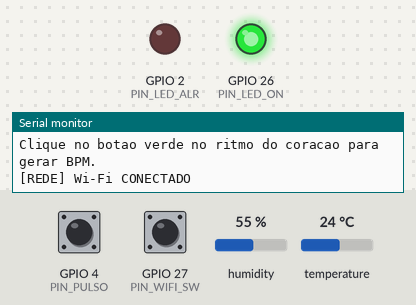
Bench run of a sketch on a simulated ESP32. On the bench: output pins drawn as LEDs (lit = HIGH), the last lines printed to the serial monitor. The inputs (shaded band) are chosen by the test bench; at power-on: GPIO 27 (PIN_WIFI_SW) HIGH, GPIO 4 (PIN_PULSO) HIGH, humidity 55 %, temperature 24 °C.

Above: at 1.4 s.
1.5 s: GPIO 27 (PIN_WIFI_SW) pulled LOW for 1 s
At 1.9 s:
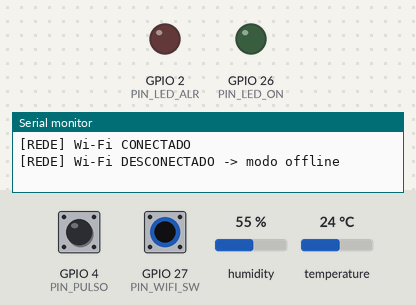
At 3.1 s:
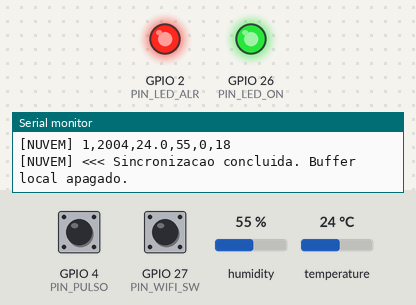
19.5 s: GPIO 27 (PIN_WIFI_SW) pulled LOW for 1 s
At 20.3 s:
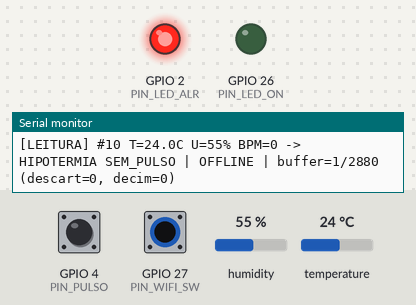
Timing chart, 0 to 22.5 s (numbered marks = the images above; inputs shaded):
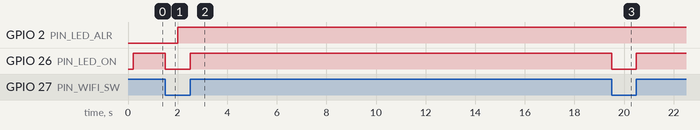

The sketch:

sketch.ino
```cpp
/*
 * ============================================================================
 *  CardioIA - Fase 3 | PARTE 1 - Armazenamento e processamento local (EDGE)
 * ============================================================================
 *  Wearable cardíaco simulado no ESP32 (Wokwi).
 *
 *  Sensores (2 sensores distintos):
 *    1) DHT22 ............ temperatura corporal (°C) + umidade relativa (%)
 *    2) Botão de pulso ... cada clique = 1 batimento -> cálculo de BPM
 *
 *  Atuadores / interface:
 *    - Chave deslizante (slide switch) .. simula a conectividade Wi-Fi
 *                                         (variável booleana wifiConectado)
 *    - LED verde ......................... indica "online"
 *    - LED vermelho ...................... indica alerta clínico
 *
 *  Lógica de Edge Computing:
 *    - Lê os sensores a cada INTERVALO_AMOSTRA_MS.
 *    - Classifica localmente cada amostra (normal / alerta), sem depender
 *      da nuvem -> o LED de alerta acende mesmo offline.
 *    - Armazena TODAS as amostras num buffer local (fila circular em RAM,
 *      ou SPIFFS em chip real, ativando USE_SPIFFS = 1).
 *    - Quando a "rede" volta, sincroniza o backlog (Serial.println = "nuvem")
 *      em ordem cronológica e apaga o armazenamento local.
 *    - Armazenamento LIMITADO: política de retenção com priorização de
 *      alertas e descarte controlado (ver relatório).
 * ============================================================================
 */

#include <Arduino.h>
#include "DHTesp.h"            // biblioteca "DHT sensor library for ESPx"

// ---------------------------------------------------------------------------
// [OPCIONAL] SPIFFS - só persiste em ESP32 FÍSICO. No Wokwi deixe 0.
// ---------------------------------------------------------------------------
#define USE_SPIFFS 0
#if USE_SPIFFS
  #include "FS.h"
  #include "SPIFFS.h"
  const char* ARQ_DADOS = "/leituras.csv";
#endif

// ---------------------------- Pinagem --------------------------------------
const int PIN_DHT     = 15;   // DATA do DHT22
const int PIN_PULSO   = 4;    // botão (batimento) -> GND, INPUT_PULLUP
const int PIN_WIFI_SW = 27;   // slide switch: HIGH = Wi-Fi conectado
const int PIN_LED_ON  = 26;   // LED verde (online)
const int PIN_LED_ALR = 2;    // LED vermelho (alerta)

// ------------------------ Parâmetros clínicos -------------------------------
// Limites definidos pelo grupo (adulto em repouso).
const float TEMP_FEBRE      = 38.0;   // °C  -> febre
const float TEMP_HIPOTERMIA = 35.0;   // °C  -> hipotermia
const int   BPM_TAQUI       = 120;    // bpm -> taquicardia
const int   BPM_BRADI       = 50;     // bpm -> bradicardia (só se houver pulso)

// ---------------------- Parâmetros de amostragem ----------------------------
const unsigned long INTERVALO_AMOSTRA_MS = 2000;  // 1 amostra a cada 2 s (demo)
                                                  // produção: 5 s
const unsigned long JANELA_BPM_MS        = 15000; // janela p/ cálculo de BPM
const unsigned long DEBOUNCE_MS          = 250;   // máx. 240 bpm

// ---------------------- Estratégia de armazenamento -------------------------
// Modelo de negócio: paciente cardiológico em monitoramento domiciliar.
// Em produção (1 amostra / 5 s) o requisito é aguentar 4 h sem rede:
//   4 h * 3600 s / 5 s = 2.880 amostras.
// Cada amostra ocupa 16 bytes -> 2.880 * 16 B ≈ 46 kB de RAM (o ESP32 tem
// ~320 kB). Em SPIFFS (~1,4 MB úteis, ~40 B/linha CSV) caberiam ~35.000
// amostras (≈ 48 h), por isso em chip real o limite sobe para 17.280 (24 h).
#if USE_SPIFFS
  const uint32_t MAX_AMOSTRAS = 17280;
#else
  const uint32_t MAX_AMOSTRAS = 2880;
#endif
// Acima deste nível de ocupação, amostras NORMAIS são decimadas (guarda 1 de
// cada 2), mas amostras de ALERTA são sempre guardadas.
const float LIMIAR_DECIMACAO = 0.80;
const uint16_t TAM_LOTE_SYNC = 20;   // amostras enviadas por ciclo de loop()

// ------------------------- Estrutura da amostra -----------------------------
struct Amostra {
  uint32_t seq;        // nº sequencial (detecta perdas na nuvem)
  uint32_t t_ms;       // instante da coleta (millis)
  int16_t  temp_x10;   // temperatura * 10 (ex.: 368 = 36,8 °C)
  uint8_t  umid;       // umidade %
  uint8_t  bpm;        // batimentos por minuto
  uint8_t  alerta;     // bitmask de alertas (ver ALR_*)
  uint8_t  _pad[3];
};

enum : uint8_t {
  ALR_FEBRE = 0x01, ALR_HIPOTERMIA = 0x02,
  ALR_TAQUI = 0x04, ALR_BRADI = 0x08, ALR_SEM_PULSO = 0x10, ALR_SENSOR = 0x20
};

// --------------------------- Estado global ----------------------------------
DHTesp dht;

#if !USE_SPIFFS
Amostra fila[MAX_AMOSTRAS];   // fila circular (buffer offline em RAM)
uint32_t cabeca = 0;          // próxima posição de escrita
uint32_t cauda  = 0;          // próxima amostra a enviar
#endif
uint32_t qtdArmazenada = 0;   // amostras pendentes de envio
uint32_t seqGlobal = 0;
uint32_t descartadas = 0;     // amostras perdidas por buffer cheio
uint32_t decimadas = 0;       // amostras normais puladas por decimação

bool wifiConectado = false;   // <- VARIÁVEL BOOLEANA exigida no enunciado
bool wifiAnterior  = false;
unsigned long ultimaAmostra = 0;

// Batimentos registrados pela interrupção do botão
volatile unsigned long batidas[32];
volatile uint8_t idxBatida = 0;
volatile unsigned long ultimaBatida = 0;

// ============================================================================
//  ISR do botão de pulso: registra o instante de cada batimento
// ============================================================================
void IRAM_ATTR isrPulso() {
  unsigned long agora = millis();
  if (agora - ultimaBatida < DEBOUNCE_MS) return;  // debounce
  ultimaBatida = agora;
  batidas[idxBatida] = agora;
  idxBatida = (idxBatida + 1) % 32;
}

// ============================================================================
//  Calcula BPM com base nos batimentos dentro da janela de 15 s
//  BPM = 60.000 * (n-1) / (t_ultimo - t_primeiro)
// ============================================================================
int calcularBPM() {
  unsigned long agora = millis();
  unsigned long primeiro = 0, ultimo = 0;
  int n = 0;
  noInterrupts();
  for (int i = 0; i < 32; i++) {
    unsigned long t = batidas[i];
    if (t != 0 && agora - t <= JANELA_BPM_MS) {
      if (n == 0 || t < primeiro) primeiro = t;
      if (n == 0 || t > ultimo)   ultimo = t;
      n++;
    }
  }
  interrupts();
  if (n < 2 || ultimo == primeiro) return 0;          // sem pulso detectado
  if (agora - ultimo > 5000) return 0;                // parou de bater há 5 s
  long bpm = 60000L * (n - 1) / (long)(ultimo - primeiro);
  return constrain(bpm, 0, 250);
}

// ============================================================================
//  Classificação local (Edge) -> bitmask de alertas
// ============================================================================
uint8_t avaliarRisco(float temp, int bpm, bool sensorOk) {
  uint8_t a = 0;
  if (!sensorOk)               a |= ALR_SENSOR;
  else {
    if (temp >= TEMP_FEBRE)      a |= ALR_FEBRE;
    if (temp <  TEMP_HIPOTERMIA) a |= ALR_HIPOTERMIA;
  }
  if (bpm == 0)                a |= ALR_SEM_PULSO;
  else if (bpm > BPM_TAQUI)    a |= ALR_TAQUI;
  else if (bpm < BPM_BRADI)    a |= ALR_BRADI;
  return a;
}

String descreverAlerta(uint8_t a) {
  if (a == 0) return "NORMAL";
  String s;
  if (a & ALR_FEBRE)      s += "FEBRE ";
  if (a & ALR_HIPOTERMIA) s += "HIPOTERMIA ";
  if (a & ALR_TAQUI)      s += "TAQUICARDIA ";
  if (a & ALR_BRADI)      s += "BRADICARDIA ";
  if (a & ALR_SEM_PULSO)  s += "SEM_PULSO ";
  if (a & ALR_SENSOR)     s += "FALHA_SENSOR ";
  s.trim();
  return s;
}

// Linha CSV padronizada: seq,t_ms,temp,umid,bpm,alerta
String amostraParaCSV(const Amostra& s) {
  char buf[64];
  snprintf(buf, sizeof(buf), "%lu,%lu,%.1f,%u,%u,%u",
           (unsigned long)s.seq, (unsigned long)s.t_ms,
           s.temp_x10 / 10.0, s.umid, s.bpm, s.alerta);
  return String(buf);
}

// ============================================================================
//  ARMAZENAMENTO LOCAL (fila circular em RAM  |  arquivo CSV no SPIFFS)
// ============================================================================
#if !USE_SPIFFS
// Remove a amostra mais antiga, preferindo descartar uma amostra NORMAL
// (as primeiras 50 posições da cauda são varridas em busca de uma normal).
void liberarEspaco() {
  // caso simples: descarta a mais antiga
  for (uint32_t k = 0; k < 50 && k < qtdArmazenada; k++) {
    uint32_t pos = (cauda + k) % MAX_AMOSTRAS;
    if (fila[pos].alerta == 0) {
      // "puxa" as k amostras anteriores uma posição para frente
      for (uint32_t j = k; j > 0; j--) {
        fila[(cauda + j) % MAX_AMOSTRAS] = fila[(cauda + j - 1) % MAX_AMOSTRAS];
      }
      break;
    }
  }
  cauda = (cauda + 1) % MAX_AMOSTRAS;
  qtdArmazenada--;
  descartadas++;
}
#endif

void armazenarLocal(const Amostra& s) {
  // Política de decimação quando o buffer está acima de 80%
  float ocupacao = (float)qtdArmazenada / MAX_AMOSTRAS;
  if (ocupacao >= LIMIAR_DECIMACAO && s.alerta == 0 && (s.seq % 2 == 1)) {
    decimadas++;
    return;
  }
#if USE_SPIFFS
  if (qtdArmazenada >= MAX_AMOSTRAS) { descartadas++; return; }
  File f = SPIFFS.open(ARQ_DADOS, FILE_APPEND);
  if (f) { f.println(amostraParaCSV(s)); f.close(); qtdArmazenada++; }
#else
  if (qtdArmazenada >= MAX_AMOSTRAS) liberarEspaco();  // buffer cheio
  fila[cabeca] = s;
  cabeca = (cabeca + 1) % MAX_AMOSTRAS;
  qtdArmazenada++;
#endif
}

// ============================================================================
//  SINCRONIZAÇÃO com a "nuvem" (Serial.println) e limpeza do armazenamento
// ============================================================================
void sincronizarComNuvem() {
  if (qtdArmazenada == 0) return;

#if USE_SPIFFS
  // Em chip real: envia o arquivo inteiro e depois o apaga.
  File f = SPIFFS.open(ARQ_DADOS, FILE_READ);
  if (!f) return;
  Serial.println(F("[NUVEM] >>> Inicio da sincronizacao (SPIFFS)"));
  while (f.available()) {
    String linha = f.readStringUntil('\n');
    linha.trim();
    if (linha.length()) Serial.println("[NUVEM] " + linha);
  }
  f.close();
  SPIFFS.remove(ARQ_DADOS);                 // apaga o arquivo local
  Serial.printf("[NUVEM] <<< %lu amostras enviadas. Arquivo local apagado.\n",
                (unsigned long)qtdArmazenada);
  qtdArmazenada = 0;
#else
  // Em RAM: envia em lotes, para não travar a coleta (o loop continua lendo
  // sensores entre um lote e outro). Cada amostra só sai da fila depois de
  // "enviada" -> se a rede cair no meio, nada se perde.
  static bool emSync = false;
  if (!emSync) {
    Serial.printf("[NUVEM] >>> Sincronizando backlog de %lu amostras\n",
                  (unsigned long)qtdArmazenada);
    emSync = true;
  }
  uint16_t enviados = 0;
  while (qtdArmazenada > 0 && enviados < TAM_LOTE_SYNC && wifiConectado) {
    Serial.println("[NUVEM] " + amostraParaCSV(fila[cauda]));
    cauda = (cauda + 1) % MAX_AMOSTRAS;   // "apaga" a amostra enviada
    qtdArmazenada--;
    enviados++;
  }
  if (qtdArmazenada == 0) {
    cabeca = cauda = 0;                   // buffer local zerado
    Serial.println(F("[NUVEM] <<< Sincronizacao concluida. Buffer local apagado."));
    emSync = false;
  }
#endif
}

// ============================================================================
void setup() {
  Serial.begin(115200);
  delay(200);
  Serial.println(F("\n=== CardioIA | Wearable Edge v1.0 ==="));

  pinMode(PIN_PULSO, INPUT_PULLUP);
  pinMode(PIN_WIFI_SW, INPUT_PULLUP);
  pinMode(PIN_LED_ON, OUTPUT);
  pinMode(PIN_LED_ALR, OUTPUT);
  attachInterrupt(digitalPinToInterrupt(PIN_PULSO), isrPulso, FALLING);

  dht.setup(PIN_DHT, DHTesp::DHT22);

#if USE_SPIFFS
  if (!SPIFFS.begin(true)) Serial.println(F("[ERRO] Falha ao montar SPIFFS"));
  else {
    // conta linhas já existentes (dados de antes de um reboot sobrevivem!)
    File f = SPIFFS.open(ARQ_DADOS, FILE_READ);
    while (f && f.available()) { f.readStringUntil('\n'); qtdArmazenada++; }
    if (f) f.close();
    Serial.printf("[SPIFFS] %lu amostras pendentes recuperadas\n",
                  (unsigned long)qtdArmazenada);
  }
#endif
  Serial.printf("Capacidade do buffer offline: %lu amostras\n",
                (unsigned long)MAX_AMOSTRAS);
  Serial.println(F("CSV: seq,t_ms,temp,umid,bpm,alerta"));
  Serial.println(F("Clique no botao verde no ritmo do coracao para gerar BPM."));
}

// ============================================================================
void loop() {
  unsigned long agora = millis();

  // 1) Estado da conectividade (simulada pela chave deslizante)
  wifiConectado = (digitalRead(PIN_WIFI_SW) == HIGH);
  digitalWrite(PIN_LED_ON, wifiConectado);
  if (wifiConectado != wifiAnterior) {
    Serial.println(wifiConectado ? F("[REDE] Wi-Fi CONECTADO")
                                 : F("[REDE] Wi-Fi DESCONECTADO -> modo offline"));
    wifiAnterior = wifiConectado;
  }

  // 2) Coleta periódica (acontece SEMPRE, online ou offline)
  if (agora - ultimaAmostra >= INTERVALO_AMOSTRA_MS) {
    ultimaAmostra = agora;

    TempAndHumidity th = dht.getTempAndHumidity();
    bool sensorOk = (dht.getStatus() == DHTesp::ERROR_NONE) && !isnan(th.temperature);
    int bpm = calcularBPM();

    Amostra s;
    s.seq      = ++seqGlobal;
    s.t_ms     = agora;
    s.temp_x10 = sensorOk ? (int16_t)lroundf(th.temperature * 10) : 0;
    s.umid     = sensorOk ? (uint8_t)constrain(lroundf(th.humidity), 0, 100) : 0;
    s.bpm      = (uint8_t)bpm;
    s.alerta   = avaliarRisco(th.temperature, bpm, sensorOk);

    // 3) Decisão local (Edge): alerta imediato no próprio dispositivo
    digitalWrite(PIN_LED_ALR, s.alerta != 0);

    // 4) Persistência local: toda amostra entra no buffer primeiro
    armazenarLocal(s);

    Serial.printf("[LEITURA] #%lu T=%.1fC U=%u%% BPM=%u -> %s | %s | buffer=%lu/%lu"
                  " (descart=%lu, decim=%lu)\n",
                  (unsigned long)s.seq, s.temp_x10 / 10.0, s.umid, s.bpm,
                  descreverAlerta(s.alerta).c_str(),
                  wifiConectado ? "ONLINE" : "OFFLINE",
                  (unsigned long)qtdArmazenada, (unsigned long)MAX_AMOSTRAS,
                  (unsigned long)descartadas, (unsigned long)decimadas);
  }

  // 5) Se online, drena o buffer para a nuvem e apaga o armazenamento local
  if (wifiConectado) sincronizarComNuvem();

  delay(10);
}
```

Measured:
- after the input at 1.5 s, GPIO 26 (PIN_LED_ON): HIGH → LOW at once, → HIGH 1.0 s later
- after the input at 19.5 s, GPIO 26 (PIN_LED_ON): HIGH → LOW at once, → HIGH 1.0 s later
